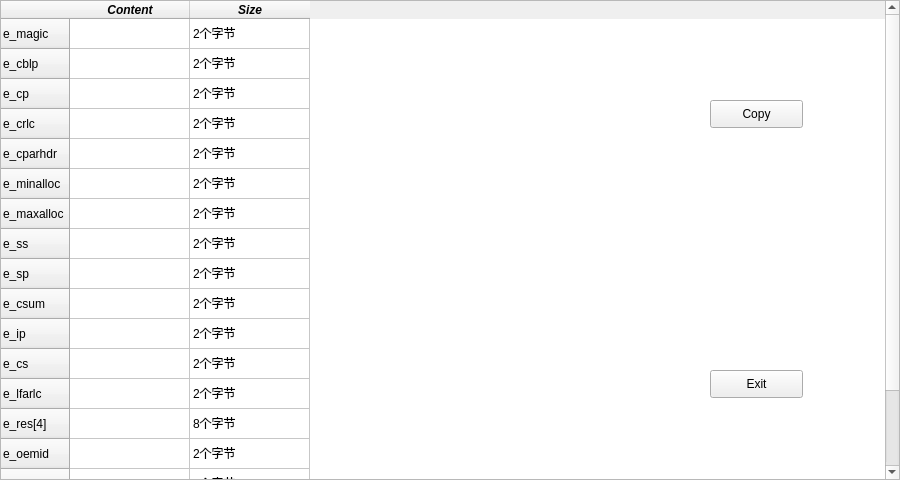
<?xml version="1.0" encoding="UTF-8"?>
<ui version="4.0">
 <class>DosWindow</class>
 <widget class="QMainWindow" name="DosWindow">
  <property name="geometry">
   <rect>
    <x>0</x>
    <y>0</y>
    <width>900</width>
    <height>480</height>
   </rect>
  </property>
  <property name="minimumSize">
   <size>
    <width>900</width>
    <height>480</height>
   </size>
  </property>
  <property name="maximumSize">
   <size>
    <width>900</width>
    <height>480</height>
   </size>
  </property>
  <property name="windowTitle">
   <string>IMAGE_DOS_HEADER</string>
  </property>
  <property name="unifiedTitleAndToolBarOnMac">
   <bool>false</bool>
  </property>
  <widget class="QWidget" name="centralwidget">
   <widget class="QPushButton" name="CopyButton">
    <property name="geometry">
     <rect>
      <x>710</x>
      <y>100</y>
      <width>93</width>
      <height>28</height>
     </rect>
    </property>
    <property name="text">
     <string>Copy</string>
    </property>
   </widget>
   <widget class="QTableWidget" name="tableWidget">
    <property name="geometry">
     <rect>
      <x>0</x>
      <y>0</y>
      <width>900</width>
      <height>480</height>
     </rect>
    </property>
    <property name="minimumSize">
     <size>
      <width>900</width>
      <height>480</height>
     </size>
    </property>
    <property name="maximumSize">
     <size>
      <width>900</width>
      <height>480</height>
     </size>
    </property>
    <property name="autoFillBackground">
     <bool>true</bool>
    </property>
    <property name="lineWidth">
     <number>0</number>
    </property>
    <property name="midLineWidth">
     <number>0</number>
    </property>
    <attribute name="horizontalHeaderCascadingSectionResizes">
     <bool>false</bool>
    </attribute>
    <attribute name="horizontalHeaderDefaultSectionSize">
     <number>120</number>
    </attribute>
    <row>
     <property name="text">
      <string>e_magic</string>
     </property>
    </row>
    <row>
     <property name="text">
      <string>e_cblp</string>
     </property>
    </row>
    <row>
     <property name="text">
      <string>e_cp</string>
     </property>
    </row>
    <row>
     <property name="text">
      <string>e_crlc</string>
     </property>
    </row>
    <row>
     <property name="text">
      <string>e_cparhdr</string>
     </property>
    </row>
    <row>
     <property name="text">
      <string>e_minalloc</string>
     </property>
    </row>
    <row>
     <property name="text">
      <string>e_maxalloc</string>
     </property>
    </row>
    <row>
     <property name="text">
      <string>e_ss</string>
     </property>
    </row>
    <row>
     <property name="text">
      <string>e_sp</string>
     </property>
    </row>
    <row>
     <property name="text">
      <string>e_csum</string>
     </property>
    </row>
    <row>
     <property name="text">
      <string>e_ip</string>
     </property>
    </row>
    <row>
     <property name="text">
      <string>e_cs</string>
     </property>
    </row>
    <row>
     <property name="text">
      <string>e_lfarlc</string>
     </property>
    </row>
    <row>
     <property name="text">
      <string>e_res[4]</string>
     </property>
    </row>
    <row>
     <property name="text">
      <string>e_oemid</string>
     </property>
    </row>
    <row>
     <property name="text">
      <string>e_oeminfo</string>
     </property>
    </row>
    <row>
     <property name="text">
      <string>e_res2[10]</string>
     </property>
    </row>
    <row>
     <property name="text">
      <string>e_lfanew</string>
     </property>
    </row>
    <column>
     <property name="text">
      <string notr="true">Content</string>
     </property>
     <property name="font">
      <font>
       <pointsize>9</pointsize>
       <weight>75</weight>
       <italic>true</italic>
       <bold>true</bold>
       <underline>false</underline>
      </font>
     </property>
     <property name="textAlignment">
      <set>AlignCenter</set>
     </property>
    </column>
    <column>
     <property name="text">
      <string notr="true">Size</string>
     </property>
     <property name="font">
      <font>
       <weight>75</weight>
       <italic>true</italic>
       <bold>true</bold>
       <underline>false</underline>
       <kerning>true</kerning>
      </font>
     </property>
     <property name="textAlignment">
      <set>AlignCenter</set>
     </property>
     <property name="background">
      <color>
       <red>255</red>
       <green>255</green>
       <blue>255</blue>
      </color>
     </property>
    </column>
    <item row="0" column="0">
     <property name="text">
      <string/>
     </property>
     <property name="flags">
      <set>ItemIsSelectable|ItemIsDragEnabled|ItemIsDropEnabled|ItemIsUserCheckable|ItemIsEnabled</set>
     </property>
    </item>
    <item row="0" column="1">
     <property name="text">
      <string>2个字节</string>
     </property>
     <property name="font">
      <font>
       <family>Arial</family>
      </font>
     </property>
     <property name="flags">
      <set>ItemIsSelectable|ItemIsEditable|ItemIsDragEnabled|ItemIsDropEnabled|ItemIsUserCheckable|ItemIsEnabled|ItemIsTristate</set>
     </property>
    </item>
    <item row="1" column="0">
     <property name="text">
      <string/>
     </property>
    </item>
    <item row="1" column="1">
     <property name="text">
      <string>2个字节</string>
     </property>
    </item>
    <item row="2" column="0">
     <property name="text">
      <string/>
     </property>
    </item>
    <item row="2" column="1">
     <property name="text">
      <string>2个字节</string>
     </property>
    </item>
    <item row="3" column="0">
     <property name="text">
      <string/>
     </property>
    </item>
    <item row="3" column="1">
     <property name="text">
      <string>2个字节</string>
     </property>
    </item>
    <item row="4" column="0">
     <property name="text">
      <string/>
     </property>
    </item>
    <item row="4" column="1">
     <property name="text">
      <string>2个字节</string>
     </property>
    </item>
    <item row="5" column="0">
     <property name="text">
      <string/>
     </property>
    </item>
    <item row="5" column="1">
     <property name="text">
      <string>2个字节</string>
     </property>
    </item>
    <item row="6" column="1">
     <property name="text">
      <string>2个字节</string>
     </property>
    </item>
    <item row="7" column="0">
     <property name="text">
      <string/>
     </property>
    </item>
    <item row="7" column="1">
     <property name="text">
      <string>2个字节</string>
     </property>
    </item>
    <item row="8" column="0">
     <property name="text">
      <string/>
     </property>
    </item>
    <item row="8" column="1">
     <property name="text">
      <string>2个字节</string>
     </property>
    </item>
    <item row="9" column="0">
     <property name="text">
      <string/>
     </property>
    </item>
    <item row="9" column="1">
     <property name="text">
      <string>2个字节</string>
     </property>
    </item>
    <item row="10" column="0">
     <property name="text">
      <string/>
     </property>
    </item>
    <item row="10" column="1">
     <property name="text">
      <string>2个字节</string>
     </property>
    </item>
    <item row="11" column="0">
     <property name="text">
      <string/>
     </property>
    </item>
    <item row="11" column="1">
     <property name="text">
      <string>2个字节</string>
     </property>
    </item>
    <item row="12" column="0">
     <property name="text">
      <string/>
     </property>
    </item>
    <item row="12" column="1">
     <property name="text">
      <string>2个字节</string>
     </property>
    </item>
    <item row="13" column="0">
     <property name="text">
      <string/>
     </property>
    </item>
    <item row="13" column="1">
     <property name="text">
      <string>8个字节</string>
     </property>
    </item>
    <item row="14" column="0">
     <property name="text">
      <string/>
     </property>
    </item>
    <item row="14" column="1">
     <property name="text">
      <string>2个字节</string>
     </property>
    </item>
    <item row="15" column="0">
     <property name="text">
      <string/>
     </property>
    </item>
    <item row="15" column="1">
     <property name="text">
      <string>2个字节</string>
     </property>
    </item>
    <item row="16" column="0">
     <property name="text">
      <string/>
     </property>
    </item>
    <item row="16" column="1">
     <property name="text">
      <string>20个字节</string>
     </property>
    </item>
    <item row="17" column="0">
     <property name="text">
      <string/>
     </property>
    </item>
    <item row="17" column="1">
     <property name="text">
      <string>2个字节</string>
     </property>
    </item>
   </widget>
   <widget class="QLabel" name="label">
    <property name="geometry">
     <rect>
      <x>710</x>
      <y>140</y>
      <width>141</width>
      <height>101</height>
     </rect>
    </property>
    <property name="text">
     <string/>
    </property>
   </widget>
   <widget class="QPushButton" name="ExitButton">
    <property name="geometry">
     <rect>
      <x>710</x>
      <y>370</y>
      <width>93</width>
      <height>28</height>
     </rect>
    </property>
    <property name="text">
     <string>Exit</string>
    </property>
   </widget>
   <zorder>tableWidget</zorder>
   <zorder>CopyButton</zorder>
   <zorder>label</zorder>
   <zorder>ExitButton</zorder>
  </widget>
 </widget>
 <resources/>
 <connections/>
</ui>
